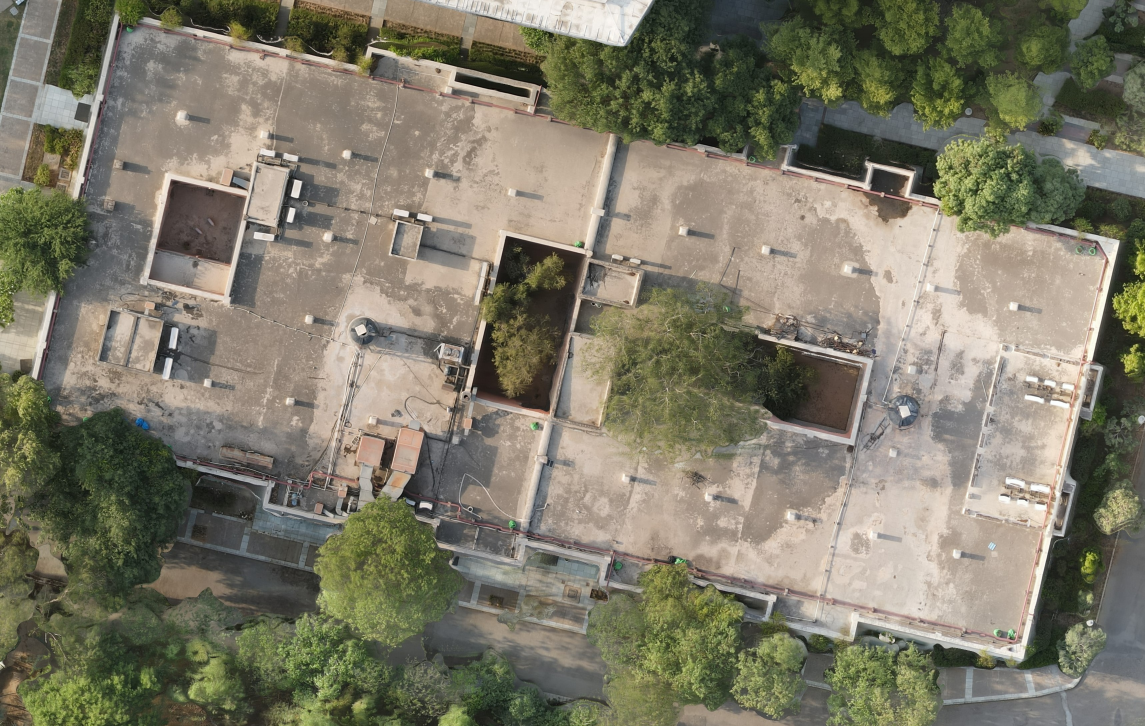
#> input picture library.jpg, 3435 x 2178 px (shown at 1/3 size)
$ python solar_roof.py
#> lines starting #> are read from the running program, lines starting #| are printed output that depends on the picture; after the words box and inside, x2 and y2 are one past the last pixel; in counts of white or black regions, pixels touching at a corner belong together; long printed decimals are rounded
from __future__ import print_function
from PIL import Image
import cv2
import matplotlib.pyplot as plt
import numpy as np
import math
import glob
from shapely.geometry import Polygon

zoom = 20
tileSize = 256
initialResolution = 2 * math.pi * 6378137 / tileSize
originShift = 2 * math.pi * 6378137 / 2.0
earthc = 6378137 * 2 * math.pi
factor = math.pow(2, zoom)
map_width = 256 * (2 ** zoom)

def grays(im):
    return cv2.cvtColor(im, cv2.COLOR_BGR2GRAY)
def white_image(im):
    return cv2.bitwise_not(np.zeros(im.shape, np.uint8))
def pixels_per_mm(lat, length):
    return length / math.cos(lat * math.pi / 180) * earthc * 1000 / map_width
def sharp(gray):
    blur = cv2.bilateralFilter(gray, 5, sigmaColor=7, sigmaSpace=5)
    kernel_sharp = np.array((
        [-2, -2, -2],
        [-2, 17, -2],
        [-2, -2, -2]), dtype='int')
    return cv2.filter2D(blur, -1, kernel_sharp)

def contours_canny(cnts):
    cv2.drawContours(canny_contours, cnts, -1, 255, 1)
    # Removing the contours detected inside the roof
    for cnt in cnts:
        counters = 0
        cnt = np.array(cnt)
        cnt = np.reshape(cnt, (cnt.shape[0], cnt.shape[2]))
        pts = []

        if cv2.contourArea(cnt) > 10:
            for i in cnt:
                x, y = i
                if edged[y, x] == 255:
                    counters += 1
                    pts.append((x, y))

        if counters > 10:
            pts = np.array(pts)
            pts = pts.reshape(-1, 1, 2)
            cv2.polylines(canny_polygons, [pts], True, 0)

# [152 lines left out: functions rotation, createLineIterator, panel_rotation, not called in this run]

def output(fname):
    # [7 lines of commented-out code are left out]
    global pl, pw, l, w, solar_angle
    pl, pw, l, w, solar_angle = 1, 1, 2, 2, 30
    image = cv2.imread(fname)
#> image is the input picture: shape (2178, 3435, 3); mean B, G, R 104.3, 122, 125.6
    img = cv2.pyrDown(image)
    #print('image shape : ',img.shape)
    global n_white_pix
    n_white_pix = np.sum(img==255)
#> n_white_pix = 42
    # Upscaling of Image
    global high_reso_orig
    high_reso_orig = cv2.pyrUp(image)

    # White blank image for contours of Canny Edge Image
    global canny_contours
    canny_contours = white_image(image)
#> canny_contours: shape (2178, 3435, 3); every value is 255
    # White blank image for contours of original image
    global image_contours,image_polygons,canny_polygons
    image_contours = white_image(image)

    # White blank images removing rooftop's obstruction
    image_polygons = grays(canny_contours)
#> in grays, `return cv2.cvtColor(im, cv2.COLOR_BGR2GRAY)`: returned value: shape (2178, 3435); every value is 255
    canny_polygons = grays(canny_contours)

    # Gray Image
    global grayscale,sharp_image,edged,solar_roof,pixel_width,pixel_height
    grayscale = grays(image)
#> in grays (call 3), `return cv2.cvtColor(im, cv2.COLOR_BGR2GRAY)`:
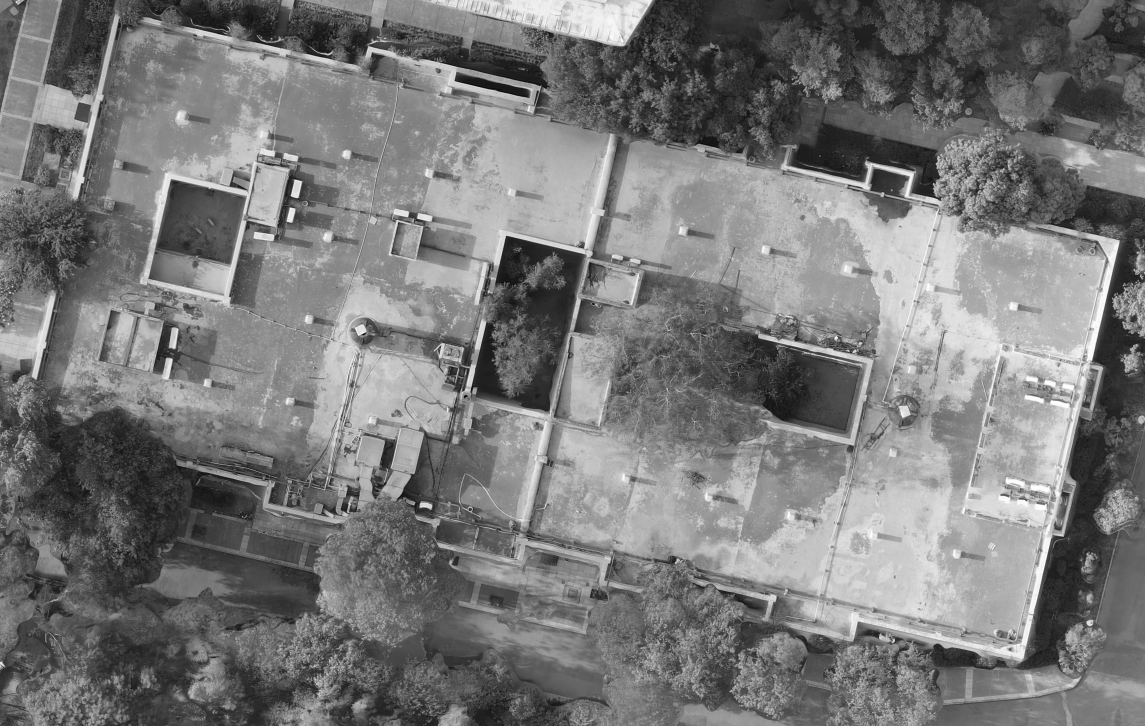
#> returned value: shape (2178, 3435) (shown at 1/3 size); min 0, max 255, mean 121.1
    # Edge Sharpened Image
    sharp_image = sharp(grayscale)
    # Canny Edge
    edged = cv2.Canny(sharp_image, 200, 300)
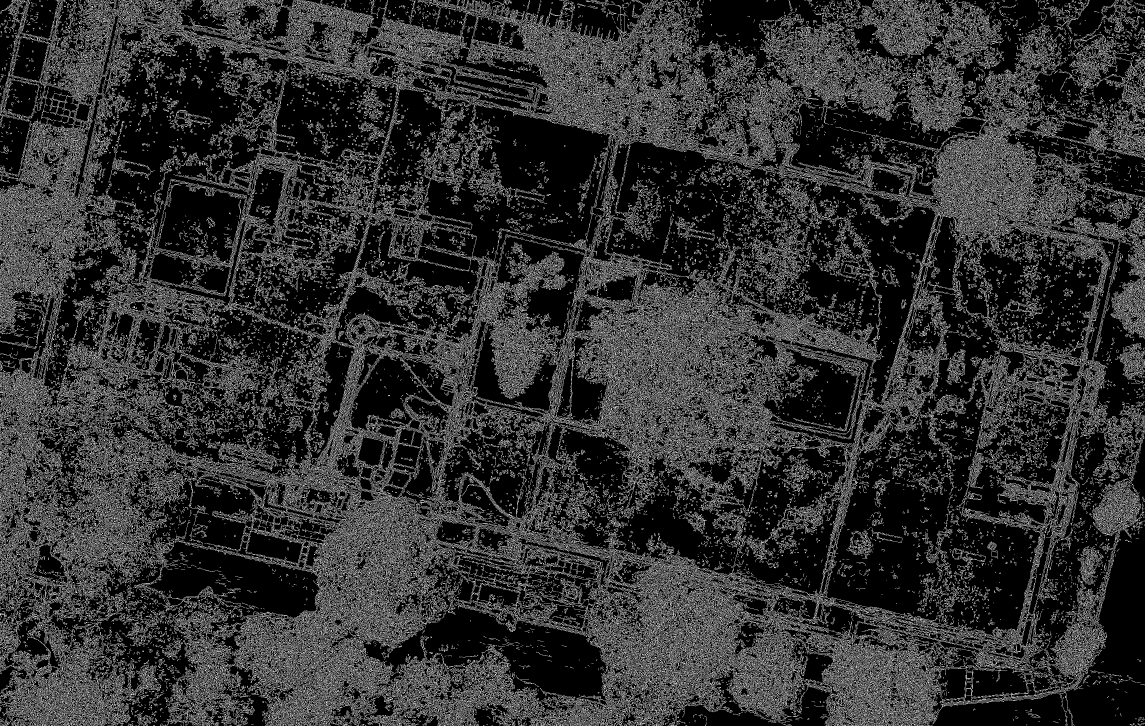
#> edged: shape (2178, 3435) (shown at 1/3 size); 19.5% white in thin lines or dots
    edge_image = sharp_image
    # Contours in Canny Edge Image
    contours_canny(cv2.findContours(edged, cv2.RETR_TREE, cv2.CHAIN_APPROX_SIMPLE)[-2])
#> in contours_canny, `cv2.drawContours(canny_contours, cnts, -1, 255, 1)`:
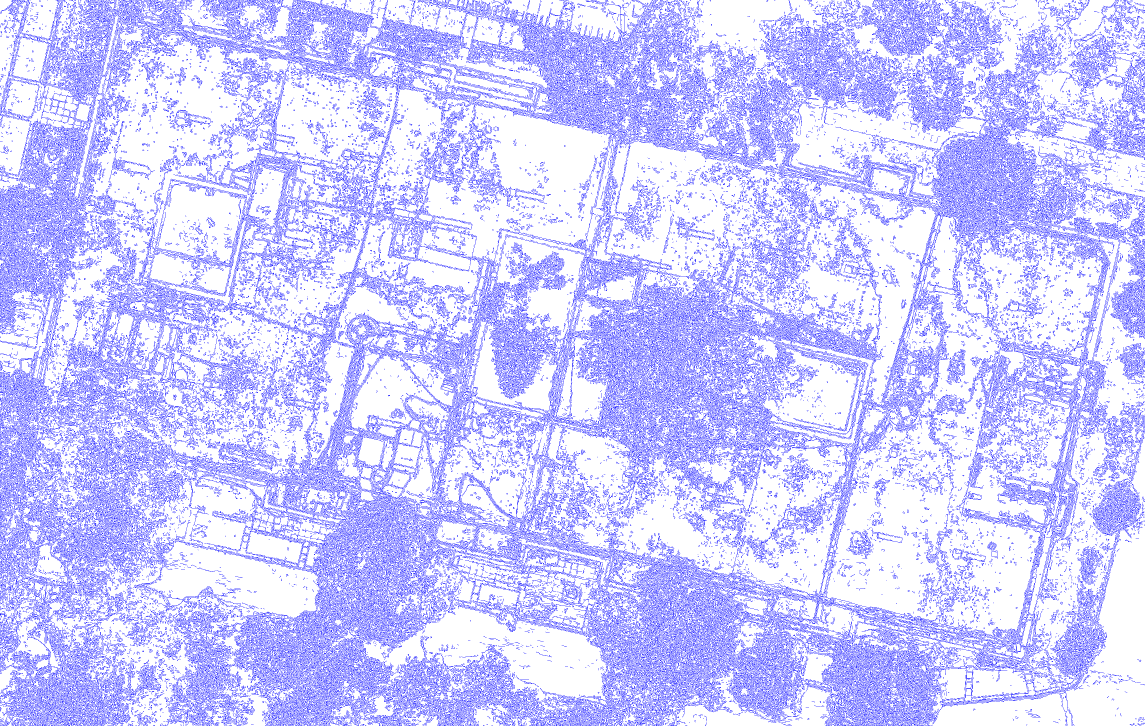
#> canny_contours: shape (2178, 3435, 3) (shown at 1/3 size); mean B, G, R 255, 205.5, 205.5
#> the loop in contours_canny, `for cnt in cnts:` made 112294 passes
#> cnt on passes 1 to 3: [[2738, 2177], [2739, 2177]], [[2717, 2177]], [[2647, 2177], [2648, 2177]]
#> after the loop in contours_canny, `for cnt in cnts:`:
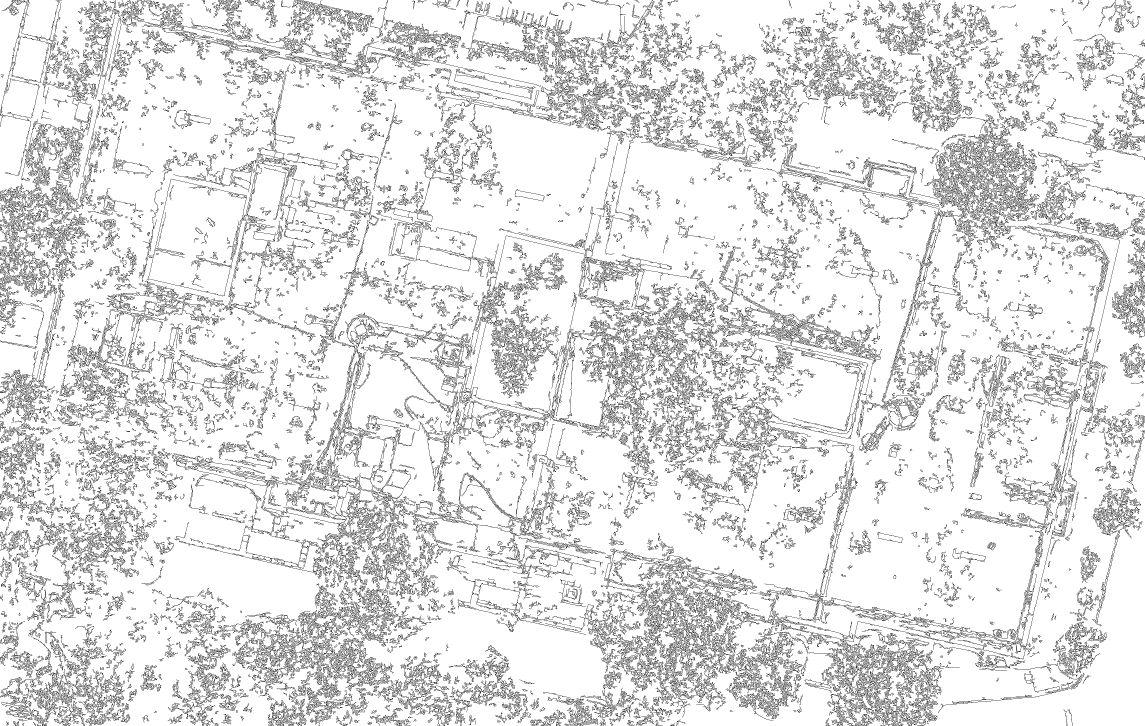
#> canny_polygons: shape (2178, 3435) (shown at 1/3 size); 89% white; black in thin lines or dots

    # Optimum place for placing Solar Panels
    solar_roof = cv2.bitwise_and(image_polygons, canny_polygons)
    pixel_width = solar_roof.shape[1]
#> pixel_width = 3435
    pixel_height = solar_roof.shape[0]
#> pixel_height = 2178
    area_in_pixels = pixel_width * pixel_height
#> area_in_pixels = 7481430

    # Convert the pixel size to mm^2
    pixel_resolution = 0.1
    solar_panels_area= area_in_pixels * pixel_resolution**2
#> solar_panels_area = 74814.3
    ret, thresh2 = cv2.threshold(edge_image, 198, 255, cv2.THRESH_BINARY)
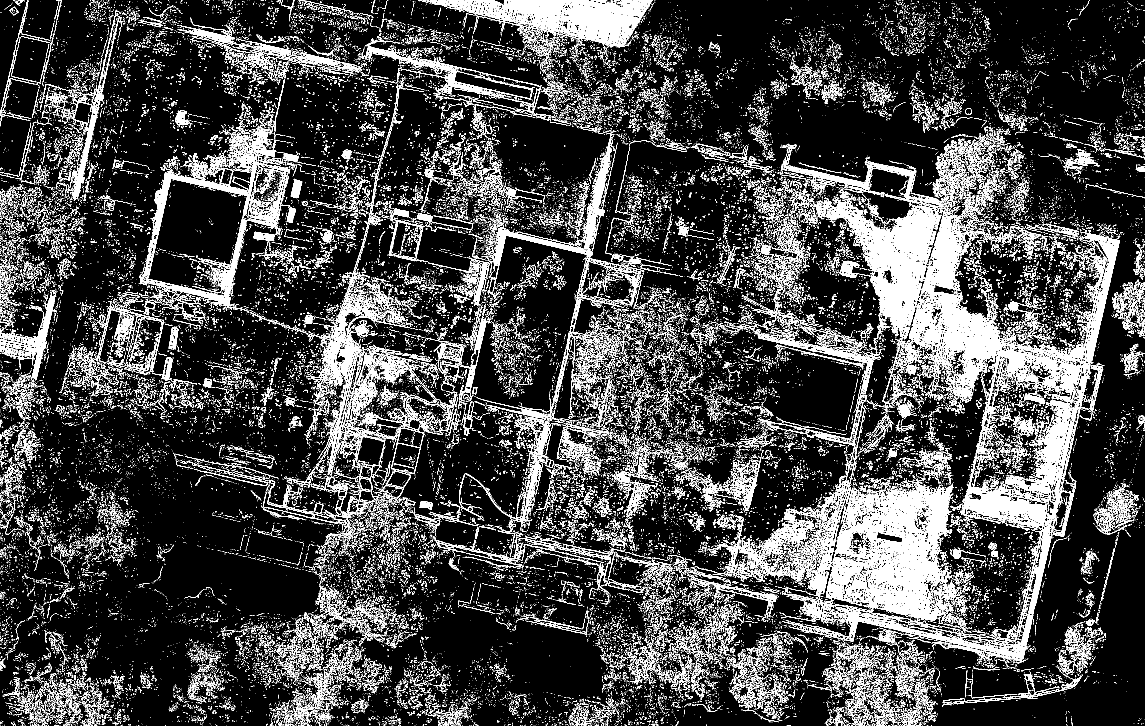
#> thresh2: shape (2178, 3435) (shown at 1/3 size); 15.6% white; 82142 white regions (75550 under 20 px), largest, box (x1, y1, x2, y2) and area: (2705, 635, 3266, 1586) 87192, (2477, 1442, 2861, 1864) 78434, (2439, 584, 2817, 1025) 49791

    total_roof_area = np.sum(thresh2==255)
#> total_roof_area = 1165760
    area_roof = total_roof_area*0.075
#> area_roof = 87432

    print('area of building roof: ',total_roof_area*0.075/15,'sqm')
#| area of building roof:  5828.8 sqm
    print('area of solar roof: ', solar_panels_area/15, 'sqm')
#| area of solar roof:  4987.620 sqm

    # Print the size of the solar roof in mm^2
    return solar_panels_area /15

print(output("library.jpg"))

$ run again, with 2.jpeg copied over library.jpg
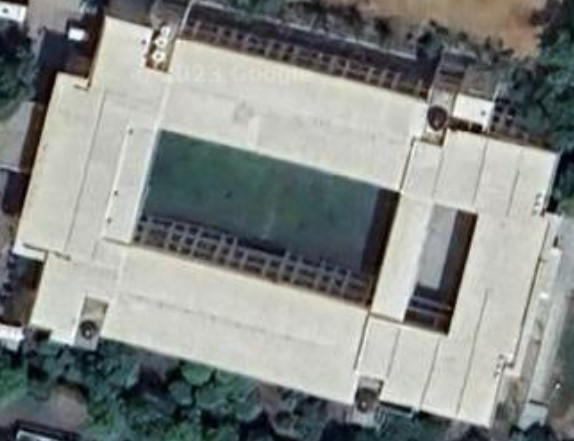
#> input picture 2.jpeg, 574 x 441 px
#> in output, image is the input picture: shape (441, 574, 3); mean B, G, R 134.1, 137.1, 132.9
#> n_white_pix = 0
#> edged: shape (441, 574); 13.1% white in thin lines or dots
#> in contours_canny, `cv2.drawContours(canny_contours, cnts, -1, 255, 1)`:
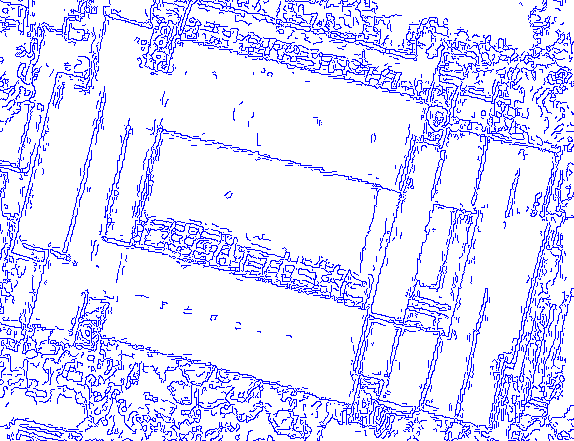
#> canny_contours: shape (441, 574, 3); mean B, G, R 255, 221.7, 221.7
#> the loop in contours_canny, `for cnt in cnts:` made 1615 passes
#> in output, `ret, thresh2 = cv2.threshold(edge_image, 198, 255, cv2.THRESH_BINARY)`:
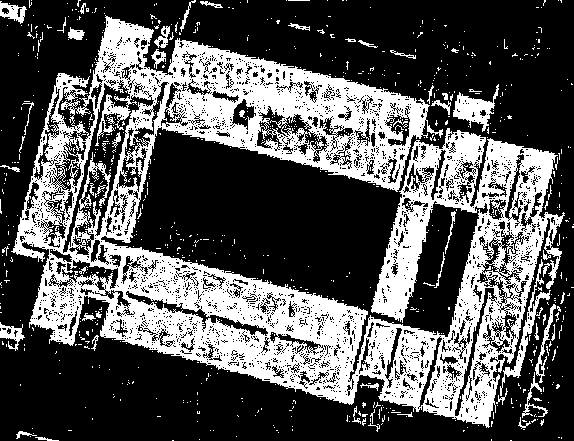
#> thresh2: shape (441, 574); 34.3% white; 827 white regions (772 under 20 px), largest, box (x1, y1, x2, y2) and area: (11, 15, 565, 428) 78989, (453, 84, 499, 132) 874, (500, 259, 551, 396) 830
#> total_roof_area = 86709
#> area_roof = 6503.2
#| area of building roof:  433.545 sqm
#| area of solar roof:  168.756 sqm
